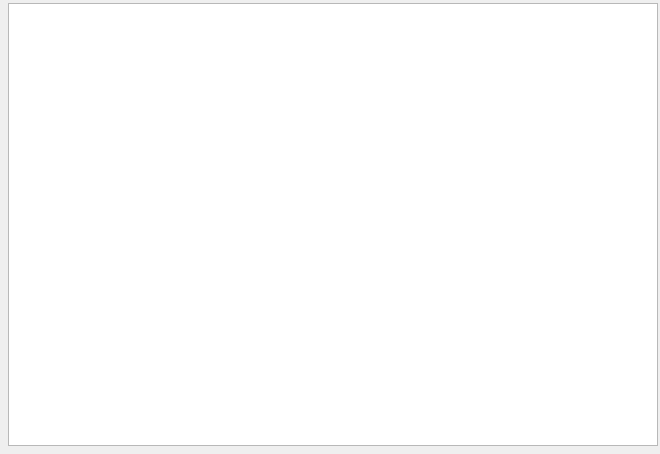
<?xml version="1.0" encoding="UTF-8"?>
<ui version="4.0">
 <class>ComboxTableDlg</class>
 <widget class="QWidget" name="ComboxTableDlg">
  <property name="geometry">
   <rect>
    <x>0</x>
    <y>0</y>
    <width>660</width>
    <height>454</height>
   </rect>
  </property>
  <property name="windowTitle">
   <string>ComboxTableDlg</string>
  </property>
  <layout class="QHBoxLayout" name="horizontalLayout">
   <property name="leftMargin">
    <number>8</number>
   </property>
   <property name="topMargin">
    <number>3</number>
   </property>
   <property name="rightMargin">
    <number>2</number>
   </property>
   <property name="bottomMargin">
    <number>8</number>
   </property>
   <item>
    <widget class="QTableWidget" name="comboxTable">
     <property name="styleSheet">
      <string notr="true"/>
     </property>
     <property name="verticalScrollBarPolicy">
      <enum>Qt::ScrollBarAlwaysOff</enum>
     </property>
     <property name="showGrid">
      <bool>false</bool>
     </property>
     <attribute name="verticalHeaderVisible">
      <bool>false</bool>
     </attribute>
    </widget>
   </item>
  </layout>
 </widget>
 <layoutdefault spacing="6" margin="11"/>
 <resources/>
 <connections/>
</ui>
